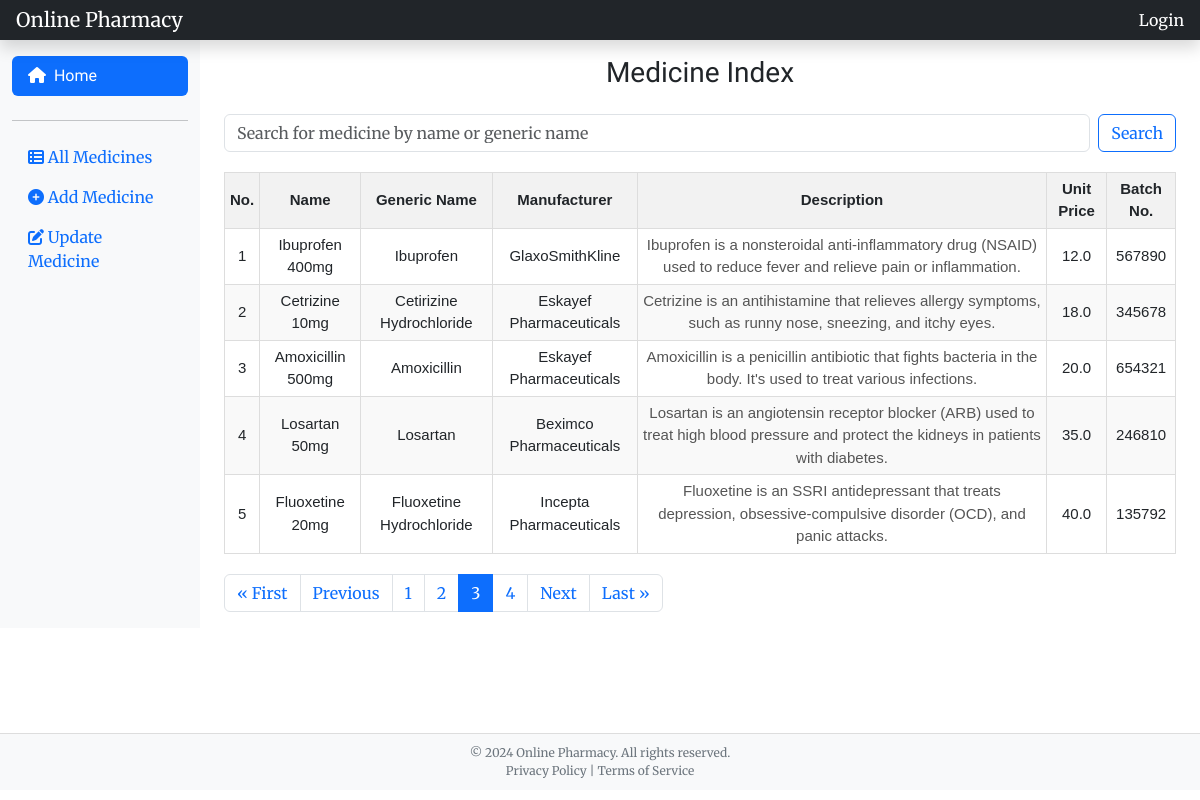
/?page=3, run on the app's committed database.
### medicine/models.py (models this page shows, shortened)
class Medicine(models.Model):
    name = models.CharField(max_length=100)
    generic_name = models.CharField(max_length=100)
    manufacturer = models.CharField(max_length=100)
    description = models.TextField()
    price = models.FloatField()
    batch_number = models.IntegerField()

### medicine/views.py (the view)
# urls.py: path('', IndexView.as_view(), name='index'),
class IndexView(View):
    def get(self, request):
        medicines = Medicine.objects.all()
        paginator = Paginator(medicines, 5)  # Show 5 medicines per page.
        user = request.user
        page_number = request.GET.get("page")
        page_obj = paginator.get_page(page_number)
        context = {
            'page_obj': page_obj,
            'user': user,
                   }
        return render(request, 'index.html', context)

### templates/index.html
{% extends 'base.html' %}
{% load static %}
{% block content %}
    <main class="col-md-9 ms-sm-auto col-lg-10 px-md-4">
        <div class="pt-3">
            <h3 class="text-center mb-4">Medicine Index</h3>
            <div class="mb-3">
        <form class="d-flex" role="search" action="{% url 'search' %}" method="GET">
            <input class="form-control me-2" type="search" name="q" placeholder="Search for medicine by name or generic name" aria-label="Search">
            <button class="btn btn-outline-primary" type="submit">Search</button>
        </form>
            </div>
    <table>
        <thead>
            <tr>
                <th>No.</th>
                <th>Name</th>
                <th>Generic Name</th>
                <th>Manufacturer</th>
                <th>Description</th>
                <th>Unit Price</th>
                <th>Batch No.</th>
            </tr>
        </thead>
        <tbody>
            {% for medicine in page_obj %}
            <tr>
                <td>{{ forloop.counter }}</td>
                <td>{{ medicine.name }}</td>
                <td>{{ medicine.generic_name }}</td>
                <td>{{ medicine.manufacturer }}</td>
                <td><small>{{ medicine.description }}</small></td>
                <td>{{ medicine.price }}</td>
                <td>{{ medicine.batch_number }}</td>
            </tr>
            {% endfor %}
        </tbody>
    </table>
<div class="pagination">
    <nav aria-label="Page navigation">
        <ul class="pagination justify-content-center">
            {% if page_obj.has_previous %}
                <li class="page-item">
                    <a class="page-link" href="?page=1" aria-label="First">
                        <span aria-hidden="true">&laquo; First</span>
                    </a>
                </li>
                <li class="page-item">
                    <a class="page-link" href="?page={{ page_obj.previous_page_number }}" aria-label="Previous">
                        <span aria-hidden="true">Previous</span>
                    </a>
                </li>
            {% endif %}
            {% for i in page_obj.paginator.page_range %}
                {% if i == page_obj.number %}
                    <li class="page-item active" aria-current="page">
                        <span class="page-link">{{ i }}</span>
                    </li>
                {% else %}
                    <li class="page-item">
                        <a class="page-link" href="?page={{ i }}">{{ i }}</a>
                    </li>
                {% endif %}
            {% endfor %}
            {% if page_obj.has_next %}
                <li class="page-item">
                    <a class="page-link" href="?page={{ page_obj.next_page_number }}" aria-label="Next">
                        <span aria-hidden="true">Next</span>
                    </a>
                </li>
                <li class="page-item">
                    <a class="page-link" href="?page={{ page_obj.paginator.num_pages }}" aria-label="Last">
                        <span aria-hidden="true">Last &raquo;</span>
                    </a>
                </li>
            {% endif %}
        </ul>
    </nav>
</div>
            </div>
        </main>
{% block footer %}
<footer style=" position: absolute; bottom: 10px; width: 100%; text-align: center; padding: 10px; background-color: #f8f9fa; border-top: 1px solid #ddd;">
    <p style="font-size: 12px; color: #6c757d; margin: 0;">&copy; 2024 Online Pharmacy. All rights reserved.</p>
    <p style="font-size: 12px; color: #6c757d; margin: 0;">Privacy Policy | Terms of Service</p>
</footer>
{% endblock %}
{% endblock %}

### medicine/static/css/main.css (style rules this page uses)
table { width: 100%; border-collapse: collapse; margin: 20px 0; font-family: Arial, sans-serif; font-size: 15px; }
th, td { padding: 5px; text-align: center; border: 1px solid #ddd; }
th { background-color: #f2f2f2; font-weight: bold; }
tr:nth-child(even) { background-color: #f9f9f9; }
small { font-size: 15px; color: #555; }

### templates/base.html (style rules this page uses)
body { font-family: 'Merriweather', serif; }
h3, .dashboard { font-family: 'Pattaya', sans-serif; }

### data on the page
Medicine: name "Ibuprofen 400mg", generic_name "Ibuprofen", manufacturer "GlaxoSmithKline", description "Ibuprofen is a nonsteroidal anti-inflammatory drug (NSAID) used to reduce fever and relieve pain or inflammation.", price "12.0", batch_number "567890"
Medicine: name "Cetrizine 10mg", generic_name "Cetirizine Hydrochloride", manufacturer "Eskayef Pharmaceuticals", description "Cetrizine is an antihistamine that relieves allergy symptoms, such as runny nose, sneezing, and itchy eyes.", price "18.0", batch_number "345678"
Medicine: name "Amoxicillin 500mg", generic_name "Amoxicillin", manufacturer "Eskayef Pharmaceuticals", description "Amoxicillin is a penicillin antibiotic that fights bacteria in the body. It's used to treat various infections.", price "20.0", batch_number "654321"
Medicine: name "Losartan 50mg", generic_name "Losartan", manufacturer "Beximco Pharmaceuticals", description "Losartan is an angiotensin receptor blocker (ARB) used to treat high blood pressure and protect the kidneys in patients with diabetes.", price "35.0", batch_number "246810"
Medicine: name "Fluoxetine 20mg", generic_name "Fluoxetine Hydrochloride", manufacturer "Incepta Pharmaceuticals", description "Fluoxetine is an SSRI antidepressant that treats depression, obsessive-compulsive disorder (OCD), and panic attacks.", price "40.0", batch_number "135792"

### other printed values
{{ i }} "1" "2" "4"
{{ i }} "3"
